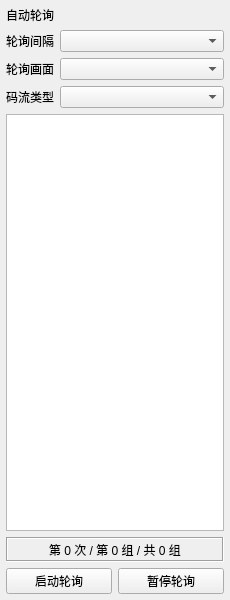
<?xml version="1.0" encoding="UTF-8"?>
<ui version="4.0">
 <class>frmIpcPolling</class>
 <widget class="QWidget" name="frmIpcPolling">
  <property name="geometry">
   <rect>
    <x>0</x>
    <y>0</y>
    <width>230</width>
    <height>600</height>
   </rect>
  </property>
  <property name="windowTitle">
   <string>Form</string>
  </property>
  <layout class="QVBoxLayout" name="verticalLayout">
   <property name="leftMargin">
    <number>0</number>
   </property>
   <property name="topMargin">
    <number>0</number>
   </property>
   <property name="rightMargin">
    <number>0</number>
   </property>
   <property name="bottomMargin">
    <number>0</number>
   </property>
   <item>
    <widget class="QWidget" name="widget" native="true">
     <property name="autoFillBackground">
      <bool>true</bool>
     </property>
     <layout class="QGridLayout" name="gridLayout">
      <property name="leftMargin">
       <number>6</number>
      </property>
      <property name="topMargin">
       <number>6</number>
      </property>
      <property name="rightMargin">
       <number>6</number>
      </property>
      <property name="bottomMargin">
       <number>6</number>
      </property>
      <item row="0" column="0">
       <widget class="QLabel" name="labAutoPoll">
        <property name="text">
         <string>自动轮询</string>
        </property>
       </widget>
      </item>
      <item row="0" column="1">
       <widget class="SwitchButton" name="btnAutoPoll" native="true"/>
      </item>
      <item row="1" column="0">
       <widget class="QLabel" name="labPollInterval">
        <property name="text">
         <string>轮询间隔</string>
        </property>
       </widget>
      </item>
      <item row="1" column="1">
       <widget class="QComboBox" name="cboxPollInterval">
        <property name="sizePolicy">
         <sizepolicy hsizetype="Expanding" vsizetype="Fixed">
          <horstretch>0</horstretch>
          <verstretch>0</verstretch>
         </sizepolicy>
        </property>
       </widget>
      </item>
      <item row="2" column="0">
       <widget class="QLabel" name="labPollType">
        <property name="text">
         <string>轮询画面</string>
        </property>
       </widget>
      </item>
      <item row="2" column="1">
       <widget class="QComboBox" name="cboxPollType"/>
      </item>
      <item row="3" column="0">
       <widget class="QLabel" name="labPollRtsp">
        <property name="text">
         <string>码流类型</string>
        </property>
       </widget>
      </item>
      <item row="3" column="1">
       <widget class="QComboBox" name="cboxPollRtsp"/>
      </item>
      <item row="4" column="0" colspan="2">
       <widget class="QListWidget" name="listWidget"/>
      </item>
      <item row="5" column="0" colspan="2">
       <widget class="QLabel" name="labTip">
        <property name="minimumSize">
         <size>
          <width>0</width>
          <height>25</height>
         </size>
        </property>
        <property name="frameShape">
         <enum>QFrame::Box</enum>
        </property>
        <property name="frameShadow">
         <enum>QFrame::Sunken</enum>
        </property>
        <property name="text">
         <string>第 0 次 / 第 0 组 / 共 0 组</string>
        </property>
        <property name="alignment">
         <set>Qt::AlignCenter</set>
        </property>
       </widget>
      </item>
      <item row="6" column="0" colspan="2">
       <layout class="QHBoxLayout" name="horizontalLayout">
        <item>
         <widget class="QPushButton" name="btnPollStart">
          <property name="text">
           <string>启动轮询</string>
          </property>
         </widget>
        </item>
        <item>
         <widget class="QPushButton" name="btnPollPause">
          <property name="text">
           <string>暂停轮询</string>
          </property>
         </widget>
        </item>
       </layout>
      </item>
     </layout>
    </widget>
   </item>
  </layout>
 </widget>
 <customwidgets>
  <customwidget>
   <class>SwitchButton</class>
   <extends>QWidget</extends>
   <header>switchbutton.h</header>
   <container>1</container>
  </customwidget>
 </customwidgets>
 <resources/>
 <connections/>
</ui>
